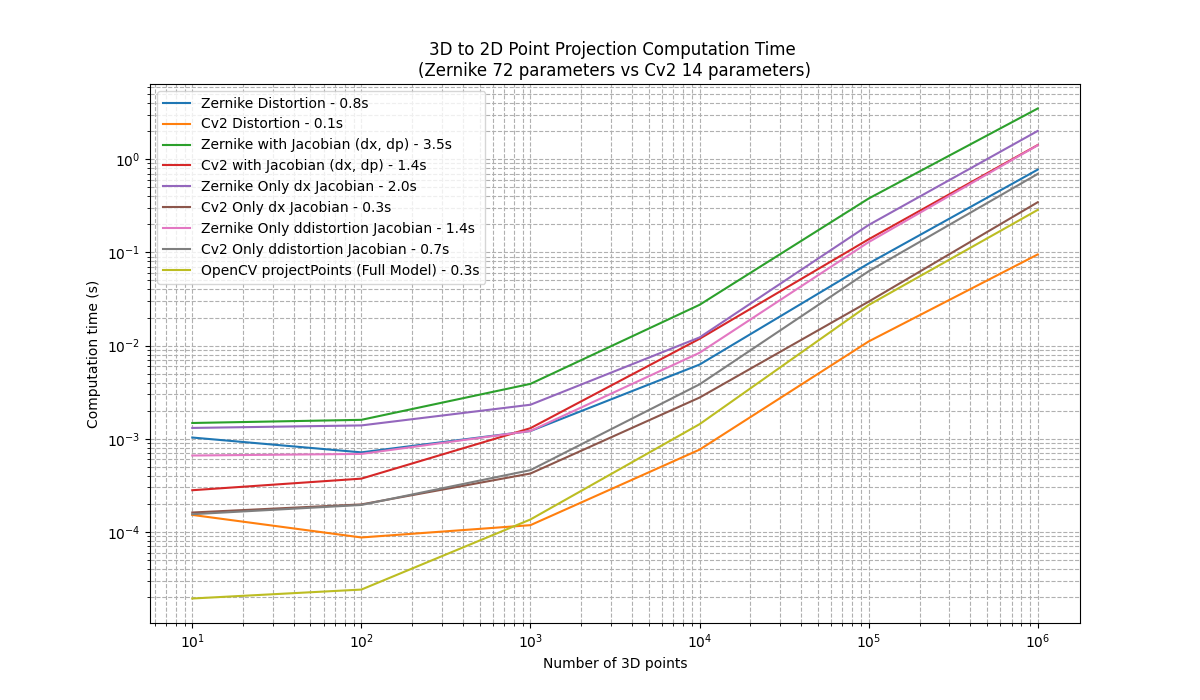

Here is the Python script that generated this plot:
import numpy
from pycvcam import (
    project_points,
    ZernikeDistortion,
    Cv2Extrinsic,
    Cv2Intrinsic,
    Cv2Distortion,
)
import os
import time
import matplotlib.pyplot as plt
import cv2

# Define the rotation vector and translation vector
rvec = numpy.array([0.01, 0.02, 0.03])  # small rotation
tvec = numpy.array([0.1, -0.1, 0.2])  # small translation
extrinsic = Cv2Extrinsic.from_rt(rvec, tvec)
print(extrinsic.frame)

# Define the intrinsic camera matrix
K = numpy.eye(3)
K[0, 0] = 1.1
K[1, 1] = 1.2
K[0, 2] = 0.5
K[1, 2] = 0.4
intrinsic = Cv2Intrinsic.from_matrix(K)

# Define the distortion model (Zernike with 72 parameters)
file = os.path.join(os.path.dirname(__file__), "zernike_transform.json")
zernike_distortion = ZernikeDistortion.from_json(file)
zernike_distortion.center = (0.1, -0.1)
print(
    "Zernike orders:",
    zernike_distortion.n_zer,
    "with N parameters:",
    zernike_distortion.n_params,
)

# Define a Cv2 like distortion model with 14 parameters (k1, k2, p1, p2, k3, k4, k5, k6, s1, s2, s3, s4, t1, t2)
cv2_parameters = numpy.array(
    [
        0.1,
        -0.05,
        0.01,
        0.02,
        0.005,
        0.002,
        -0.001,
        0.0005,
        0.003,
        -0.001,
        0.0005,
        -0.0002,
        0.1,
        -0.1,
    ]
)
cv2_distortion = Cv2Distortion(parameters=cv2_parameters)
print("Cv2 Distortion with 14 parameters.")


pycvcam_Zernike_times = []
pycvcam_Cv2_times = []
pycvcam_Zernike_times_jacobian = []
pycvcam_Cv2_times_jacobian = []
pycvcam_Zernike_times_only_dx = []
pycvcam_Cv2_times_only_dx = []
pycvcam_Zernike_times_only_ddistortion = []
pycvcam_Cv2_times_only_ddistortion = []
opencv_times = []

Npts = [10, 100, 1000, 10000, 100000, 1000000]
for N_points in Npts:
    # Define the 3D points in the world coordinate system
    world_points = numpy.random.uniform(-1, 1, size=(N_points, 3)) + numpy.array(
        [0.0, 0.0, 5.0]
    )  # shape (N_points, 3)

    start_time = time.time()
    result = project_points(
        world_points,
        intrinsic=intrinsic,
        distortion=zernike_distortion,
        extrinsic=extrinsic,
        transpose=False,
        dp=False,
        dx=False,
    )
    end_time = time.time()
    pycvcam_Zernike_times.append(end_time - start_time)
    assert numpy.all(
        numpy.isfinite(result.image_points)
    ), "Projection resulted in non-finite values" + str(result.image_points)

    start_time = time.time()
    result = project_points(
        world_points,
        intrinsic=intrinsic,
        distortion=cv2_distortion,
        extrinsic=extrinsic,
        transpose=False,
        dp=False,
        dx=False,
    )
    end_time = time.time()
    pycvcam_Cv2_times.append(end_time - start_time)
    assert numpy.all(
        numpy.isfinite(result.image_points)
    ), "Projection resulted in non-finite values."

    start_time = time.time()
    result = project_points(
        world_points,
        intrinsic=intrinsic,
        distortion=zernike_distortion,
        extrinsic=extrinsic,
        transpose=False,
        dp=True,
        dx=True,
    )
    end_time = time.time()
    pycvcam_Zernike_times_jacobian.append(end_time - start_time)

    start_time = time.time()
    result = project_points(
        world_points,
        intrinsic=intrinsic,
        distortion=cv2_distortion,
        extrinsic=extrinsic,
        transpose=False,
        dp=True,
        dx=True,
    )
    end_time = time.time()
    pycvcam_Cv2_times_jacobian.append(end_time - start_time)

    start_time = time.time()
    result = project_points(
        world_points,
        intrinsic=intrinsic,
        distortion=zernike_distortion,
        extrinsic=extrinsic,
        transpose=False,
        dp=False,
        dx=True,
    )
    end_time = time.time()
    pycvcam_Zernike_times_only_dx.append(end_time - start_time)

    start_time = time.time()
    result = project_points(
        world_points,
        intrinsic=intrinsic,
        distortion=cv2_distortion,
        extrinsic=extrinsic,
        transpose=False,
        dp=False,
        dx=True,
    )
    end_time = time.time()
    pycvcam_Cv2_times_only_dx.append(end_time - start_time)

    start_time = time.time()
    result = project_points(
        world_points,
        intrinsic=intrinsic,
        distortion=zernike_distortion,
        extrinsic=extrinsic,
        transpose=False,
        ddistortion=True,
        dx=False,
    )
    end_time = time.time()
    pycvcam_Zernike_times_only_ddistortion.append(end_time - start_time)

    start_time = time.time()
    result = project_points(
        world_points,
        intrinsic=intrinsic,
        distortion=cv2_distortion,
        extrinsic=extrinsic,
        transpose=False,
        ddistortion=True,
        dx=False,
    )
    end_time = time.time()
    pycvcam_Cv2_times_only_ddistortion.append(end_time - start_time)

    # OpenCV projection for comparison (only for Cv2Distortion)
    start_time = time.time()
    image_points_opencv, _ = cv2.projectPoints(
        world_points,
        rvec,
        tvec,
        K,
        cv2_parameters,
    )
    end_time = time.time()
    opencv_times.append(end_time - start_time)
    assert numpy.all(
        numpy.isfinite(image_points_opencv)
    ), "OpenCV projection resulted in non-finite values."
    assert image_points_opencv.shape == (
        N_points,
        1,
        2,
    ), "Unexpected shape from OpenCV projection: " + str(image_points_opencv.shape)
    image_points_opencv = image_points_opencv.reshape(-1, 2)  # shape (N_points, 2)
    assert numpy.allclose(image_points_opencv, result.image_points, atol=1e-5), (
        "OpenCV and pycvcam projections do not match within tolerance for Cv2Distortion."
        + str(image_points_opencv - result.image_points)
    )


# Plot the results
plt.figure(figsize=(12, 7))
plt.loglog(
    Npts,
    pycvcam_Zernike_times,
    label=f"Zernike Distortion - {pycvcam_Zernike_times[-1]:.1f}s",
)
plt.loglog(
    Npts, pycvcam_Cv2_times, label=f"Cv2 Distortion - {pycvcam_Cv2_times[-1]:.1f}s"
)
plt.loglog(
    Npts,
    pycvcam_Zernike_times_jacobian,
    label=f"Zernike with Jacobian (dx, dp) - {pycvcam_Zernike_times_jacobian[-1]:.1f}s",
)
plt.loglog(
    Npts,
    pycvcam_Cv2_times_jacobian,
    label=f"Cv2 with Jacobian (dx, dp) - {pycvcam_Cv2_times_jacobian[-1]:.1f}s",
)
plt.loglog(
    Npts,
    pycvcam_Zernike_times_only_dx,
    label=f"Zernike Only dx Jacobian - {pycvcam_Zernike_times_only_dx[-1]:.1f}s",
)
plt.loglog(
    Npts,
    pycvcam_Cv2_times_only_dx,
    label=f"Cv2 Only dx Jacobian - {pycvcam_Cv2_times_only_dx[-1]:.1f}s",
)
plt.loglog(
    Npts,
    pycvcam_Zernike_times_only_ddistortion,
    label=f"Zernike Only ddistortion Jacobian - {pycvcam_Zernike_times_only_ddistortion[-1]:.1f}s",
)
plt.loglog(
    Npts,
    pycvcam_Cv2_times_only_ddistortion,
    label=f"Cv2 Only ddistortion Jacobian - {pycvcam_Cv2_times_only_ddistortion[-1]:.1f}s",
)
plt.loglog(
    Npts,
    opencv_times,
    label=f"OpenCV projectPoints (Full Model) - {opencv_times[-1]:.1f}s",
)
plt.xlabel("Number of 3D points")
plt.ylabel("Computation time (s)")
plt.title(
    "3D to 2D Point Projection Computation Time \n(Zernike 72 parameters vs Cv2 14 parameters)"
)
plt.legend()
plt.grid(True, which="both", ls="--")
plt.savefig(
    os.path.join(os.path.dirname(__file__), "project_points_computation_time.png")
)
plt.show()
